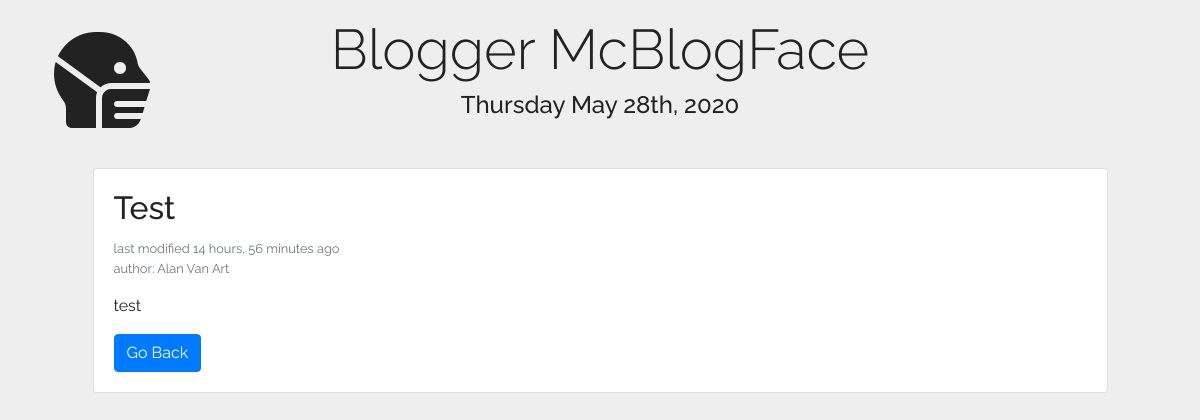
Screenshot of /article/4 with the database file from the repository.
### articles/models.py (models this page shows, shortened)
class Article(models.Model):
    author = models.ForeignKey('auth.User', on_delete = models.CASCADE,)
    title = models.CharField(max_length = 100)
    body = models.TextField()
    created = models.DateTimeField(auto_now_add=True, editable=False, null=False, blank=False)
    last_modified = models.DateTimeField(auto_now=True, editable=False, null=False, blank=False)
    class Meta:
        ordering = ['-last_modified']

### articles/views.py (the view)
# urls.py: path('article/<int:pk>', views.ArticleDetailView.as_view(), name='detail'),
class ArticleDetailView(DetailView):
    model = Article
    template_name = 'detail.html'

### templates/detail.html
{% load static %}
{% include '_header.html' %}
    <div class="container">
        <div class="row">
            {% block content %}
            <div class="col-11 mx-auto">
                <div class="card">
                    <div class="card-body">
                        <h2 class="card-title">{{ article.title|title }}</h2>
                        <p class="card-text">
                            <small class="text-muted d-block">last modified {{ article.last_modified|timesince }} ago</small>
                            <small class="text-muted d-block">author: {{ article.author.get_full_name|title }}</small>
                        </p>
                        <p class="card-text">{{ article.body|linebreaks|urlize }}</p>
                        <a href="/" class="btn btn-primary">Go Back</a>
                    </div>
                </div>
            </div>
            {% endblock content %}
        </div>
    </div>
</body>
</html>

### static/css/style.css (style rules this page uses)
body { font-family: 'Raleway', sans-serif; background-color: #eee; color: #222; }

### rows the page displays
Article: title "Test", last_modified "14 hours, 56 minutes", author.get_full_name "Alan Van Art", body "test"
